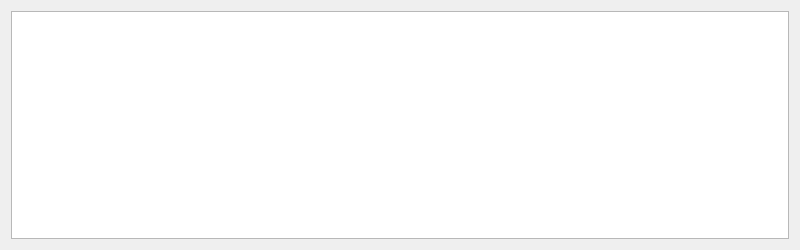
<?xml version="1.0" encoding="UTF-8"?>
<ui version="4.0">
 <class>commandLineDlg</class>
 <widget class="QDialog" name="commandLineDlg">
  <property name="geometry">
   <rect>
    <x>0</x>
    <y>0</y>
    <width>800</width>
    <height>250</height>
   </rect>
  </property>
  <property name="windowTitle">
   <string>CLOUDVIEWER  - command line mode</string>
  </property>
  <layout class="QVBoxLayout" name="verticalLayout">
   <item>
    <widget class="QListWidget" name="consoleWidget">
     <property name="sizePolicy">
      <sizepolicy hsizetype="Ignored" vsizetype="Ignored">
       <horstretch>0</horstretch>
       <verstretch>0</verstretch>
      </sizepolicy>
     </property>
     <property name="minimumSize">
      <size>
       <width>0</width>
       <height>80</height>
      </size>
     </property>
     <property name="alternatingRowColors">
      <bool>true</bool>
     </property>
     <property name="selectionMode">
      <enum>QAbstractItemView::SingleSelection</enum>
     </property>
    </widget>
   </item>
  </layout>
 </widget>
 <resources/>
 <connections/>
</ui>
